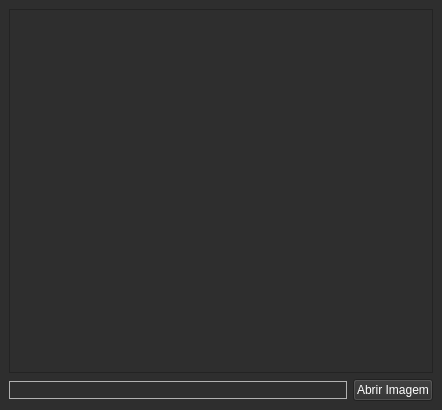
<?xml version="1.0" encoding="UTF-8"?>
<ui version="4.0">
 <class>MainWindow</class>
 <widget class="QMainWindow" name="MainWindow">
  <property name="geometry">
   <rect>
    <x>0</x>
    <y>0</y>
    <width>442</width>
    <height>410</height>
   </rect>
  </property>
  <property name="windowTitle">
   <string>Resize Image</string>
  </property>
  <widget class="QWidget" name="centralwidget">
   <property name="styleSheet">
    <string notr="true">background: #2e2e2e; color: #fff</string>
   </property>
   <layout class="QGridLayout" name="gridLayout">
    <item row="1" column="0">
     <widget class="QLineEdit" name="inputFileImg">
      <property name="styleSheet">
       <string notr="true">border: 1px solid #b1b1b1;</string>
      </property>
      <property name="text">
       <string/>
      </property>
     </widget>
    </item>
    <item row="1" column="1">
     <widget class="QPushButton" name="btnOpenImg">
      <property name="styleSheet">
       <string notr="true"/>
      </property>
      <property name="text">
       <string>Abrir Imagem</string>
      </property>
     </widget>
    </item>
    <item row="0" column="0" colspan="2">
     <widget class="QScrollArea" name="scrollArea">
      <property name="widgetResizable">
       <bool>true</bool>
      </property>
      <widget class="QWidget" name="scrollAreaWidgetContents">
       <property name="geometry">
        <rect>
         <x>0</x>
         <y>0</y>
         <width>422</width>
         <height>361</height>
        </rect>
       </property>
       <layout class="QGridLayout" name="gridLayout_2">
        <item row="0" column="0">
         <widget class="QLabel" name="labelImg">
          <property name="text">
           <string/>
          </property>
         </widget>
        </item>
       </layout>
      </widget>
     </widget>
    </item>
   </layout>
  </widget>
 </widget>
 <resources/>
 <connections/>
</ui>
